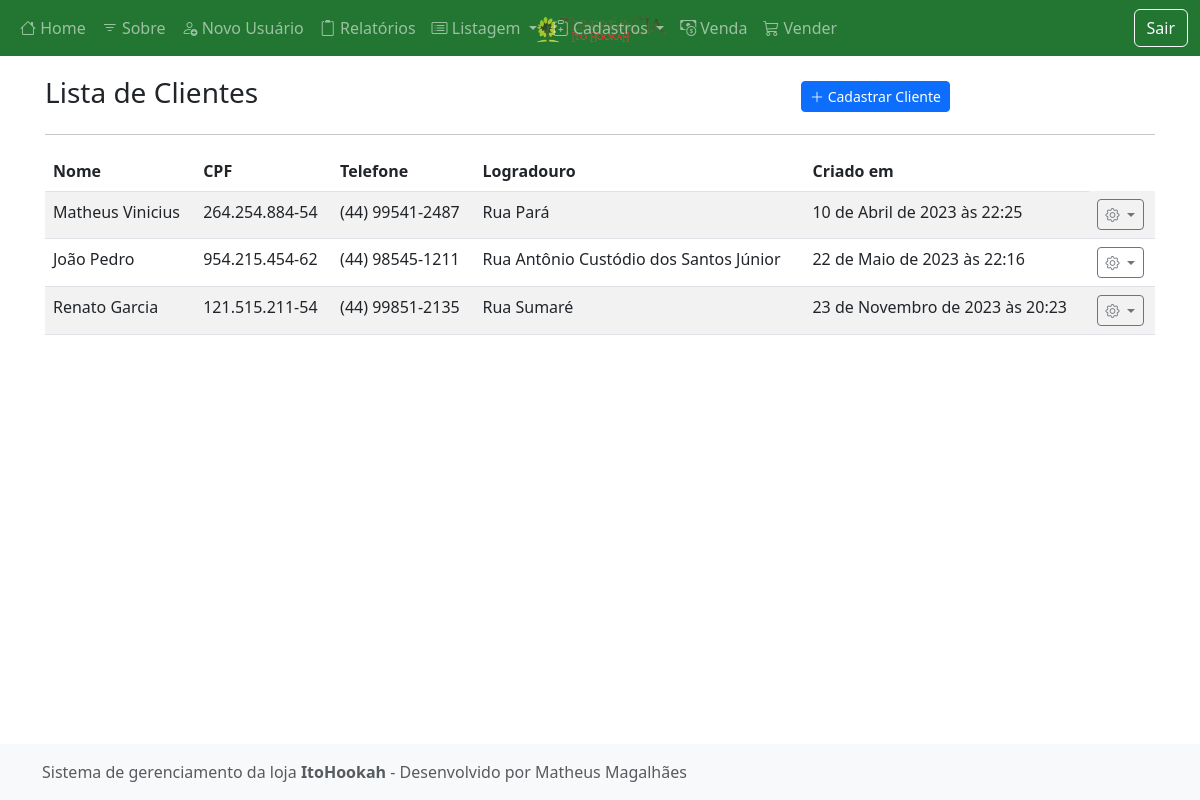
Page /listar/cliente/ (signed in) on the earlier database version.
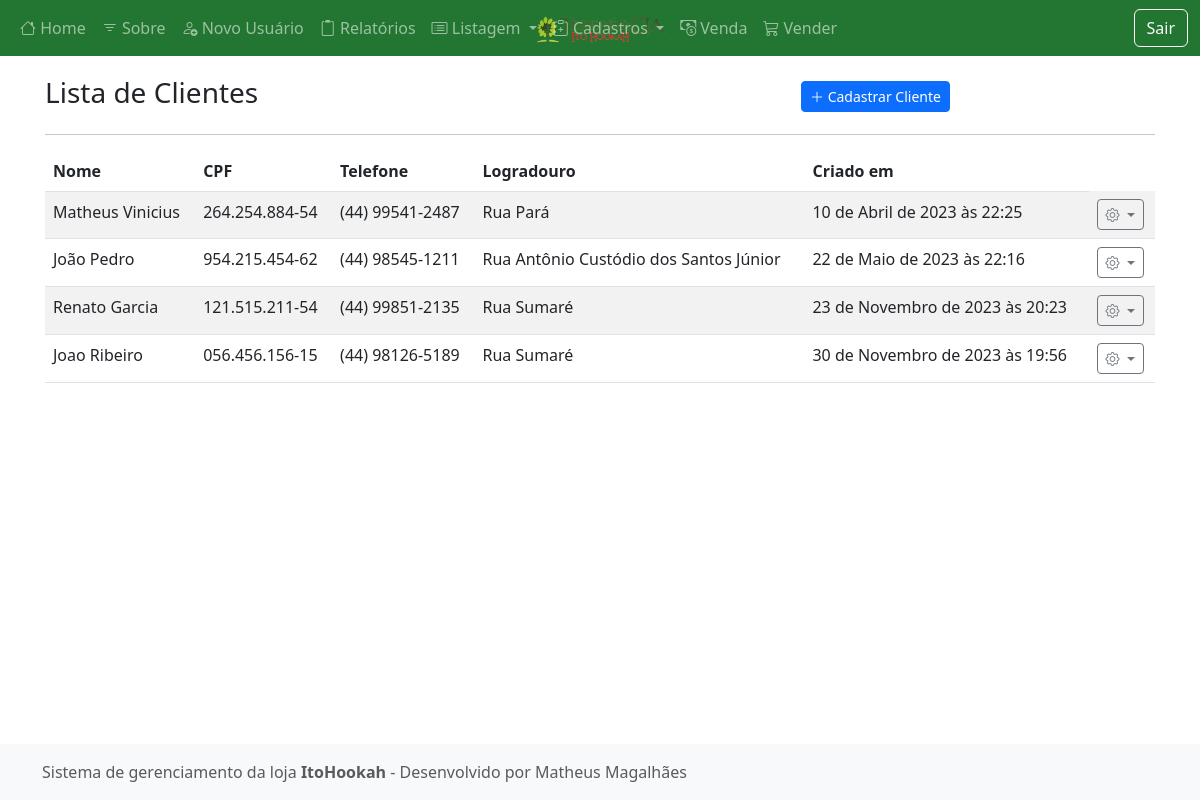
Same page on the later database version.
### cadastros/models.py (models this page shows, shortened)
class Cliente(models.Model):
    nome = models.CharField(max_length=50, verbose_name="Nome")
    cpfCnpj = models.CharField(max_length=14, verbose_name="CPF", unique=True)
    telefone = models.CharField(max_length=15)
    endereco = models.CharField(max_length=300)
    cep = models.CharField(max_length=10, verbose_name="CEP")
    logradouro = models.CharField(max_length=100)
    numero = models.CharField(max_length=20, verbose_name="Número", null=True, blank=True)
    bairro = models.CharField(max_length=50, null=True, blank=True)
    cidade = models.CharField(max_length=50)
    cadastrado_em = models.DateTimeField(auto_now_add=True)
    atualizado_em = models.DateTimeField(auto_now=True)

### cadastros/views.py (the view)
# urls.py: path("listar/cliente/", ClienteList.as_view(), name="listar-cliente"),
class ClienteList(LoginRequiredMixin, ListView):
    model = Cliente
    template_name = "cadastros/list/cliente.html"

### cadastros/templates/cadastros/list/cliente.html (shortened to what this page needs)
{% extends 'paginas/modelo.html' %}
{% load static %}
{% block conteudo %}
<div class="row justify-content-center align-items-center mt-3">
    <div class="col-md-8">
        <h3 class="">Lista de Clientes</h3>
    </div>
    <div class="col-md">
        <a href="{% url 'cadastrar-cliente' %}" class="btn btn-primary btn-sm">
            <i class="bi bi-plus-lg"></i>
            Cadastrar Cliente
        </a>
    </div>
</div>
<hr>
<div class="table-responsive-lg">
    <table class="table table-striped">
        <thead>
            <tr>
                <th>Nome</th>
                <th>CPF</th>
                <th>Telefone</th>
                <th>Logradouro</th>
                <th>Criado em</th>
            </tr>
        </thead>
        <tbody>
            {% for obj in object_list %}
            <tr class="">
                <td>{{ obj.nome }}</td>
                <td>{{ obj.cpfCnpj }}</td>
                <td>{{ obj.telefone }}</td>
                <td>{{ obj.logradouro }}</td>
                <td>{{ obj.cadastrado_em }}</td>
                <td>
                    <div class="dropdown">
                        <a class="btn btn-sm btn-outline-secondary dropdown-toggle" href="#" role="button"
                            data-bs-toggle="dropdown" aria-expanded="false">
                            <i class="bi bi-gear"></i>
                        </a>
                    </div>
                </td>
            </tr>
            {% empty %}
            <tr>
                <th colspan="100%">Nenhum registro encontrado.</th>
            </tr>
            {% endfor %}
        </tbody>
    </table>
</div>
{% endblock %}

### paginas/templates/paginas/modelo.html (shortened to what this page needs)
{% load static %}
<!doctype html>
<html lang="en">
<head>
    <link href="{% static 'css/bootstrap.min.css' %}" rel="stylesheet">
    <link href="{% static 'css/estilo.css' %}" rel="stylesheet">
    <link href="{% static 'css/dashboard.css' %}" rel="stylesheet">
    <link rel="stylesheet" href="https://cdn.jsdelivr.net/npm/bootstrap-icons@1.10.3/font/bootstrap-icons.css">
</head>
<body class="d-flex flex-column h-100">
    {% block menu %}
    <header>
        <nav class="navbar navbar-expand-md navbar-dark fixed-top bg-verde-escuro">
            <div class="container-fluid">
                {% if request.user.is_authenticated %}
                <a class="navbar-brand" href="{% url 'pagina-inicial' %}">
                    <img src="{% static 'img/itohookah.png' %}" alt="ItoHookah" class="botao-img">
                </a>
                <div class="collapse navbar-collapse" id="navbarCollapse">
                    <ul class="navbar-nav me-auto mb-2 mb-md-0">
                        <li class="nav-item">
                            <a class="nav-link" aria-current="page" href="{% url 'pagina-inicial' %}"><i class="bi bi-house"></i> Home</a>
                        </li>
                        <li class="nav-item">
                            <a class="nav-link" href="{% url 'sobre' %}"><i class="bi bi-filter"></i> Sobre</a>
                        </li>
                        <li class="nav-item">
                            <a class="nav-link" href="{% url 'registrar' %}"><i class="bi bi-person-add"></i> Novo Usuário</a>
                        </li>
                        <li class="nav-item">
                            <a class="nav-link" href="{% url 'relatorios' %}"><i class="bi bi-clipboard2"></i> Relatórios</a>
                        </li>
                        <li class="nav-item dropdown">
                            <a class="nav-link dropdown-toggle" href="#" role="button" data-bs-toggle="dropdown" aria-expanded="false">
                                <i class="bi bi-card-list"></i> Listagem
                            </a>
                                </li>
                            </ul>
                        <li class="nav-item dropdown">
                            <a class="nav-link dropdown-toggle" href="#" role="button" data-bs-toggle="dropdown"
                                aria-expanded="false">
                                <i class="bi bi-clipboard-plus"></i> Cadastros
                            </a>
                        </li>
                        <li class="nav-item">
                            <a class="nav-link" href="{% url 'cadastrar-venda' %}"><i class="bi bi-cash-coin"></i> Venda</a>
                        </li>
                        <li class="nav-item">
                            <a class="nav-link" href="{% url 'venda' %}"><i class="bi bi-cart3"></i> Vender</a>
                        </li>
                        {% endif %}
                    {% if request.user.is_authenticated %}
                    <form method="post" action="{% url 'logout' %}">
                        <button type="submit" class="btn btn-outline-light">Sair</button>
                    </form>
                    {% endif %}
                </div>
            </div>
        </nav>
    </header>
    {% endblock %}
    <main class="flex-shrink-0">
        <div class="container">
            {% block conteudo %}{% endblock %}
        </div>
    </main>
    <footer class="footer mt-auto py-3 bg-light">
        <div class="container">
            <span class="text-muted">
                {% block rodape %}
                Sistema de gerenciamento da loja <b>ItoHookah</b>
                -
                Desenvolvido por Matheus Magalhães</span>
                {% endblock %}
        </div>
    </footer>
</body>
</html>

### static/css/estilo.css (style rules this page uses)
main>.container { padding: 60px 15px 0; }
.bi { vertical-align: -.125em; fill: currentColor; }
.footer { position: fixed; bottom: 0; width: 100%; }

### static/css/dashboard.css (style rules this page uses)
:root { --amarelo-claro: hsl(44, 100%, 58%); --amarelo: hsl(44, 100%, 48%); --amarelo-escuro: hsl(44, 100%, 38%); --azul-claro: hsl(201, 100%, 41%); --azul: hsl(201, 100%, 31%); --azul-escuro: hsl(201, 100%, 21%); --cinza-claro: #F1F1F1; --cinza: #BDBDBD; --cinza-escuro: #525252; --verde-claro: hsl(130, 54%, 50%); --verde: hsl(130, 54%, 40%); --verde-escuro: hsl(130, 54%, 30%); --vermelho-claro: hsl(358, 78%, 55%); --vermelho: hsl(358, 78%, 45%); --vermelho-escuro: hsl(358, 78%, 35%) }
.bg-verde-escuro { background-color: var(--verde-escuro); color: #ffffff; }

### paginas/templates/paginas/modelo.html (style rules this page uses)
.botao-img { max-width: 150px; max-height: 140px; }
.bi { vertical-align: 0; }
.navbar-brand { position: absolute; left: 50%; transform: translateX(-50%); }

Differences in the rows shown:
added Cliente: nome "Joao Ribeiro", cpfCnpj "056.456.156-15", telefone "(44) 98126-5189", logradouro "Rua Sumaré", cadastrado_em "30 de Novembro de 2023 às 19:56"
